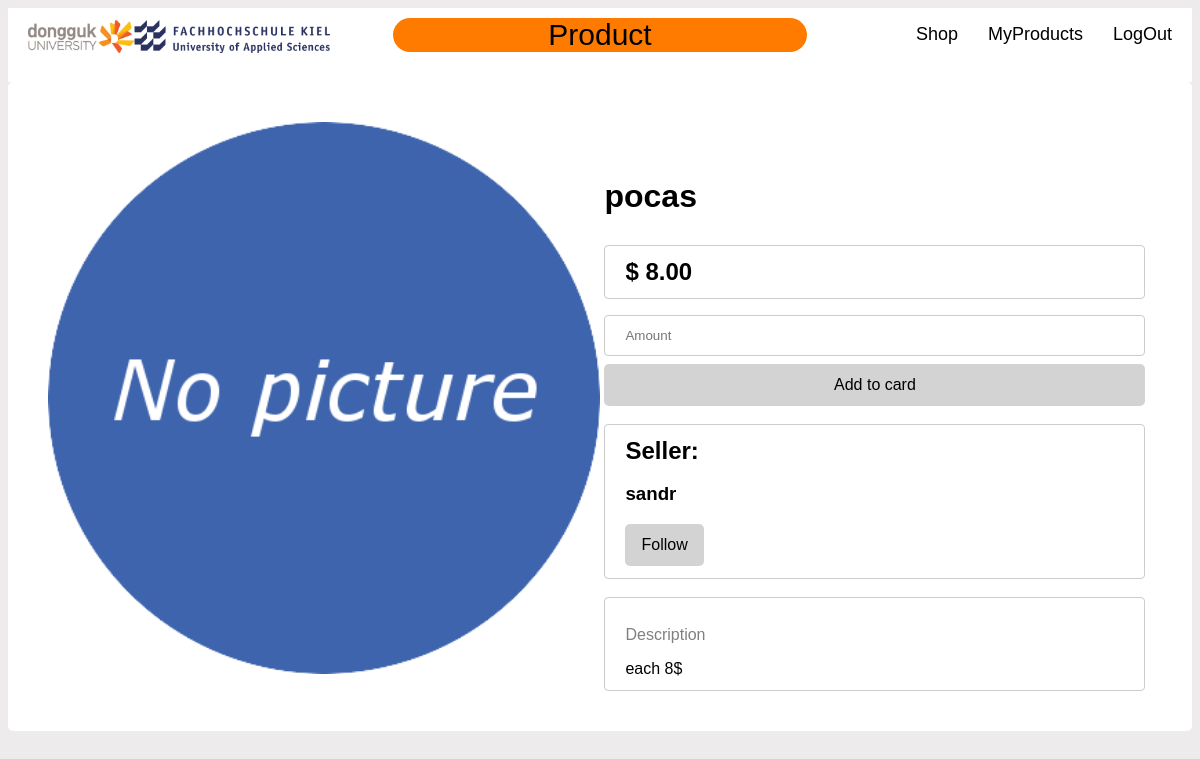
Page /product/2 (signed in) on the committed database.
### website/models.py (models this page shows, shortened)
class products(db.Model):
    id = db.Column(db.Integer, primary_key=True)
    name = db.Column(db.String(80), nullable=False)
    price = db.Column(db.Numeric(10,2), nullable=False)
    picture = db.Column(db.String(200), nullable=False)
    keywords = db.Column(db.String(200), nullable=False)
    description = db.Column(db.Text, nullable=False)
    sold = db.Column(db.String(80), nullable=True)
    user_id = db.Column(db.Integer, db.ForeignKey('user.id'))

class User(db.Model, UserMixin):
    id = db.Column(db.Integer, primary_key=True)
    username = db.Column(db.String(150))
    password = db.Column(db.String(150))
    products = db.relationship('products', backref='user')
    followed = db.relationship(
        'User', secondary=followers,
        primaryjoin=(followers.c.follower_id == id),
        secondaryjoin=(followers.c.followed_id == id),
        backref=db.backref('followers', lazy='dynamic'), lazy='dynamic')
    def is_following(self, user):
            return self.followed.filter(
                followers.c.followed_id == user.id).count() > 0

### website/views.py (the view)
@views.route('/product/<int:id>', methods = ['GET', 'POST'])
def product(id):
    return render_template("product.html", user=current_user, products = products.query.get_or_404(id))

### website/__init__.py (called while the page is built)
def create_app():
    app = Flask(__name__, static_url_path='/website/static')
    app.config['SQLALCHEMY_DATABASE_URI'] = 'sqlite:///team6.sqlite3'
    app.config['SECRET_KEY'] = "qwerasdf"
    db.init_app(app)
    from .views import views
    from .auth import auth
    app.register_blueprint(views, url_prefix='/')
    app.register_blueprint(auth, url_prefix='/')
    from .models import User, products
    create_database(app)
    login_manager = LoginManager()
    login_manager.login_view = 'auth.login'
    login_manager.init_app(app)
    @login_manager.user_loader
    def load_user(id):
        try:
            return User.query.get(int(id))
        except:
            return None
    return app

### website/templates/product.html (shortened to what this page needs)
{% extends 'base.html' %}
{% block pageTitle %}
<p>Product</p>
{% endblock %}
{% block content %}
<div class="container">
    <div class="product-content-single">
        <img class="pic-1-single" src={{ '/' + products.picture }}>
        <div class="product-content-single-info">
            <h1 style="margin-top:0;">{{ products.name }}</h1>
            <h2 class="product-info">$ {{ products.price }}</h2>
            <input type="text" class="product-info" placeholder="Amount"/>
            {% if products.sold == "sold" %}
                <button type="button" class="btnsold" style="width: 100%" disabled>Sold out</button>
            {% else %}
                <button type="submit" class="btn" style="width: 100%">Add to card</button>
            {% endif %}
            <br>
            <br>
            <div class="product-content-user">
                <h2 style="margin: 0;">Seller:</h2>
                <h3>{{ products.user.username }}</h3>
                {% if current_user.is_following(products.user)%}
                    <form action="{{ url_for('views.unfollow', username=products.user.username) }}" method="post">
                        <button type="submit" class="btn">Unfollow</button>
                    </form>
                {% else %}
                    <form action="{{ url_for('views.follow', username=products.user.username) }}" method="post">
                        <button type="submit" class="btn">Follow</button>
                    </form>
                {% endif %}
            </div>
            <br>
            <br>
            <div class="product-description">
                <p style="font-weight: lighter; color: grey; font-size: medium;">Description</p>
                {{ products.description }}
            </div>
        </div>
    </div>
</div>
{% endblock %}

### website/static/css/main.css (style rules this page uses)
html { font-family: Verdana, Geneva, Tahoma, sans-serif; }
body { background-color: rgb(237, 235, 235); }
.container { border-radius: 5px; padding: 20px; background-color: white; }
.btn { background-color: lightgray; border: none; border-radius: 5px; color: black; padding: 12px 16px; font-size: 16px; cursor: pointer; }
.product-content-single { width: 100%; margin: 0px 0px; display: inline-block; box-sizing: border-box; }
.pic-1-single { width: 50%; height: auto; }
.product-content-single-info { width: 49%; display: inline-block; box-sizing: border-box; }
.product-info { width: 100%; padding: 12px 20px; margin: 8px 0; display: inline-block; border: 1px solid #ccc; border-radius: 4px; box-sizing: border-box; }
.product-content-user { position: relative; width: 100%; padding: 12px 20px; display: inline-block; border: 1px solid #ccc; border-radius: 4px; box-sizing: border-box; }
.product-description { position: relative; width: 100%; padding: 12px 20px; display: inline-block; border: 1px solid #ccc; border-radius: 4px; box-sizing: border-box; }

### rows in the picture
products: picture (placeholder picture), name "pocas", price "8.00", description "each 8$"
User: user.username "sandr"
